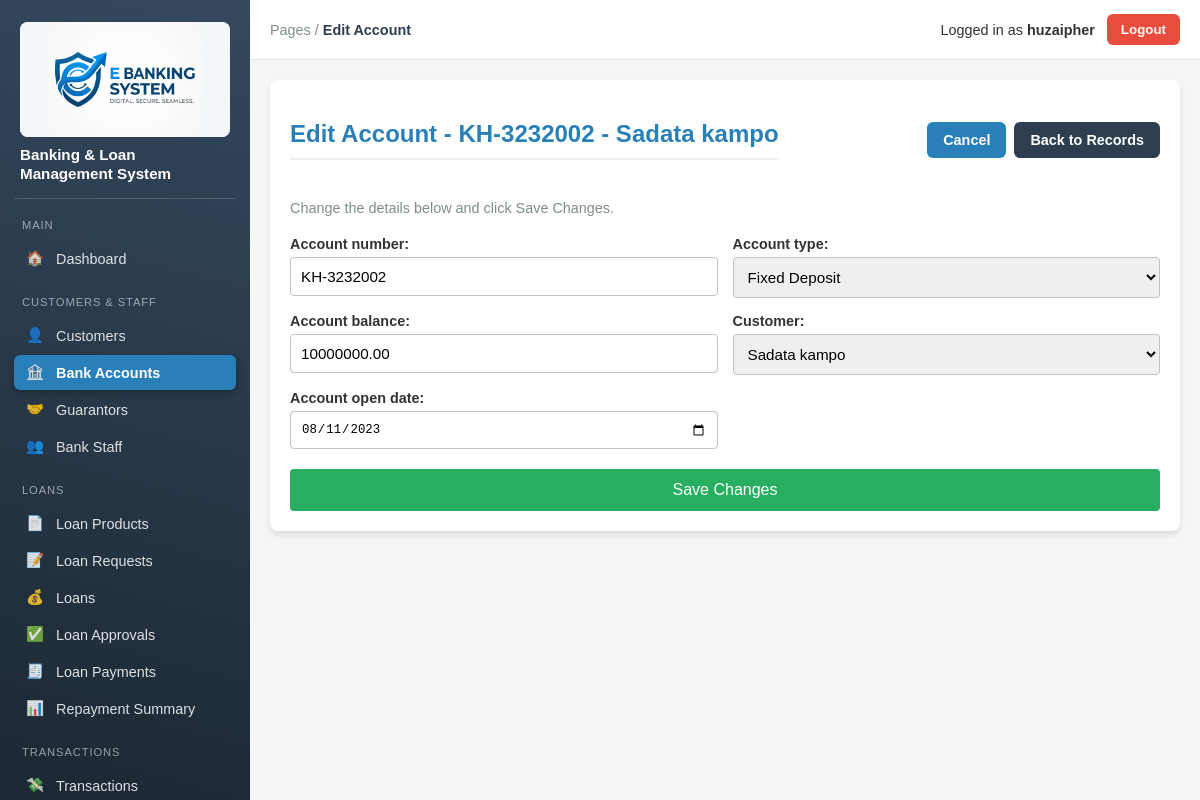
Page /accounts/2/edit/ (signed in) on the committed database.
### ebanking_app/models.py (models this page shows)
class Accounts(models.Model):
    account_number = models.CharField(max_length=10)
    account_type = models.CharField(
                            max_length=3,
                            choices=[
                                ('S', 'Savings'),
                                ('C', 'Current'),
                                ('FD', 'Fixed Deposit'),
                            ]
                        )
    account_balance = models.DecimalField(max_digits=10, decimal_places=2)
    customer = models.ForeignKey(Customer, on_delete=models.RESTRICT)
    account_open_date = models.DateField()
    def __str__(self):
        return f'{self.account_number} - {self.customer}'

class Customer(models.Model):
    first_name = models.CharField(max_length=20)
    last_name = models.CharField(max_length=20)
    registration_date = models.DateField()
    phone_number = models.CharField(max_length=10)
    gender = models.CharField(
                        max_length=2,
                        choices=[
                            ('M', 'Male'),
                            ('F', 'Female'),
                                 ]
                            )
    date_of_birth = models.DateField()
    marital_status = models.CharField(max_length=2,
                            choices=[
                                ('S', 'Single'),
                                ('M', 'Married'),
                                ('D', 'Divorced'),
                                ('W', 'Widowed'),
                            ]
                        )
    address = models.CharField(max_length=50)
    occupation = models.CharField(max_length=20)
    def __str__(self):
        return f'{self.first_name} {self.last_name}'

### ebanking_app/views.py (the view)
# urls.py: path('<str:record_type>/<int:record_id>/edit/', edit_record_view, name='edit_record_page'),
@login_required
def edit_record_view(request, record_type, record_id):
    settings = get_record_type(record_type)
    form_class = settings['form']
    record = get_object_or_404(form_class._meta.model, id=record_id)
    popup = bool(request.GET.get('popup'))
    if request.method == 'POST':
        form = form_class(request.POST, instance=record)
        if form.is_valid():
            form.save()
            messages.success(request, f"{settings['label']} updated successfully.")
            if popup:
                return redirect('record_list_page', record_type=record_type)
            return redirect('record_detail_page', record_type=record_type, record_id=record.id)
        if not popup:
            messages.error(request, 'Please correct the errors below.')
    else:
        form = form_class(instance=record)
    context = {
        'form': form,
        'record': record,
        'record_type': record_type,
        'label': settings['label'],
    }
    if popup:
        return render(request, 'popup_edit.html', context)
    return render(request, 'edit_record.html', context)

### ebanking_app/form.py
class AccountsForm(ModelForm):
    class Meta:
        model = Accounts
        fields = '__all__'
        widgets = {'account_open_date': DateInput()}

### ebanking_app/views.py (called while the page is built)
def get_record_type(record_type):
    if record_type not in RECORD_TYPES:
        raise Http404('This type of record does not exist.')
    return RECORD_TYPES[record_type]

### ebanking_app/templates/edit_record.html (shortened to what this page needs)
{% extends 'base.html' %}
{% block breadcrumb %}Edit {{ label }}{% endblock breadcrumb %}
{% block content %}
    <div class="container">
        <div class="top-bar">
            <h2>Edit {{ label }} - {{ record }}</h2>
            <div class="top-actions">
                <a href="{% url 'record_detail_page' record_type record.id %}" class="return-btn records-btn">Cancel</a>
                <a href="{% url 'record_list_page' record_type %}" class="return-btn">Back to Records</a>
            </div>
        </div>
        <p>Change the details below and click Save Changes.</p>
        <form method="POST">
            {% include 'includes/form_fields.html' %}
            <button type="submit" class="submit-btn">Save Changes</button>
        </form>
    </div>
{% endblock content %}

### ebanking_app/templates/base.html (shortened to what this page needs)
{% load static %}
<!DOCTYPE html>
<html lang="en">
<head>
    <link rel="stylesheet" href="{% static 'css/style.css' %}">
    <link rel="stylesheet" href="{% static 'css/dashboard.css' %}">
</head>
<body class="{% if user.is_authenticated %}with-sidebar{% endif %}">
    {% if user.is_authenticated %}
    {% with page=request.resolver_match.url_name type=request.resolver_match.kwargs.record_type %}
    <aside class="sidenav" id="sidenav">
        <a href="{% url 'home_page' %}" class="sidenav-brand">
            <img src="{% static 'images/e_banking_logo.jpeg' %}" alt="eBanking logo">
            <span>Banking &amp; Loan Management System</span>
        </a>
        <p class="sidenav-heading">Main</p>
        <ul>
            <li><a href="{% url 'home_page' %}" class="nav-link {% if page == 'home_page' %}active{% endif %}"><span class="nav-icon">🏠</span>Dashboard</a></li>
        </ul>
        <p class="sidenav-heading">Customers &amp; Staff</p>
        <ul>
            <li><a href="{% url 'customer_page' %}" class="nav-link {% if page == 'customer_page' or type == 'customer' %}active{% endif %}"><span class="nav-icon">👤</span>Customers</a></li>
            <li><a href="{% url 'accounts_page' %}" class="nav-link {% if page == 'accounts_page' or type == 'accounts' %}active{% endif %}"><span class="nav-icon">🏦</span>Bank Accounts</a></li>
            <li><a href="{% url 'guarantor_page' %}" class="nav-link {% if page == 'guarantor_page' or type == 'guarantor' %}active{% endif %}"><span class="nav-icon">🤝</span>Guarantors</a></li>
            <li><a href="{% url 'bank_staff_page' %}" class="nav-link {% if page == 'bank_staff_page' or type == 'bankstaff' %}active{% endif %}"><span class="nav-icon">👥</span>Bank Staff</a></li>
        </ul>
        <p class="sidenav-heading">Loans</p>
        <ul>
            <li><a href="{% url 'loan_product_page' %}" class="nav-link {% if page == 'loan_product_page' or type == 'loanproduct' %}active{% endif %}"><span class="nav-icon">📄</span>Loan Products</a></li>
            <li><a href="{% url 'loan_request_page' %}" class="nav-link {% if page == 'loan_request_page' or type == 'loanrequest' %}active{% endif %}"><span class="nav-icon">📝</span>Loan Requests</a></li>
            <li><a href="{% url 'loan_view_page' %}" class="nav-link {% if page == 'loan_view_page' or type == 'loans' %}active{% endif %}"><span class="nav-icon">💰</span>Loans</a></li>
            <li><a href="{% url 'loan_approvals_page' %}" class="nav-link {% if page == 'loan_approvals_page' or type == 'loanapprovals' %}active{% endif %}"><span class="nav-icon">✅</span>Loan Approvals</a></li>
            <li><a href="{% url 'loan_payment_page' %}" class="nav-link {% if page == 'loan_payment_page' or type == 'loanpayment' %}active{% endif %}"><span class="nav-icon">🧾</span>Loan Payments</a></li>
            <li><a href="{% url 'loan_repayment_summary_page' %}" class="nav-link {% if page == 'loan_repayment_summary_page' %}active{% endif %}"><span class="nav-icon">📊</span>Repayment Summary</a></li>
        </ul>
        <p class="sidenav-heading">Transactions</p>
        <ul>
            <li><a href="{% url 'transactions_page' %}" class="nav-link {% if page == 'transactions_page' or type == 'transactions' %}active{% endif %}"><span class="nav-icon">💸</span>Transactions</a></li>
        </ul>
    </aside>
    {% endwith %}
    {% endif %}
    <div class="main">
        {% if user.is_authenticated %}
        <header class="topbar">
            <div class="topbar-left">
                <div class="breadcrumb">
                    Pages / <strong>{% block breadcrumb %}Dashboard{% endblock breadcrumb %}</strong>
                </div>
            </div>
            <div class="topbar-right">
                <span>Logged in as <strong>{{ user.username }}</strong></span>
                <form method="POST" action="{% url 'logout_page' %}">
                    <button type="submit" class="logout-btn">Logout</button>
                </form>
            </div>
        </header>
        {% endif %}
        <div class="page">
            {% block content %}
            {% endblock content %}
        </div>
    </div>
</body>
</html>

### ebanking_app/templates/includes/form_fields.html (shortened to what this page needs)
<div class="grid{% if single_column %} single{% endif %}">
    {% for field in form %}
    <div class="form-group">
        {{ field.label_tag }}
        {{ field }}
    </div>
    {% endfor %}
</div>

### static/css/style.css (style rules this page uses)
body { font-family: Arial, sans-serif; background-color: #f4f7f6; color: #333; margin: 0; }
.logout-btn { background-color: #e74c3c; color: white; border: none; padding: 8px 14px; border-radius: 6px; font-weight: bold; cursor: pointer; }
.page { padding: 20px; }
.container { max-width: 1000px; margin: 0 auto; background: #fff; padding: 20px; border-radius: 8px; box-shadow: 0 4px 6px rgba(0,0,0,0.1); }
h2 { color: #2980b9; border-bottom: 2px solid #ecf0f1; padding-bottom: 10px; }
.container > p { color: #7f8c8d; margin-bottom: 20px; font-size: 0.9em; }
.top-bar { display: flex; flex-wrap: wrap; gap: 10px; justify-content: space-between; align-items: center; margin-bottom: 20px; }
.return-btn { display: inline-block; background-color: #2c3e50; color: white; text-decoration: none; padding: 10px 16px; border-radius: 6px; font-weight: bold; font-size: 0.9em; }
.top-actions { display: flex; flex-wrap: wrap; gap: 8px; }
.records-btn { background-color: #2980b9; }
.grid { display: grid; grid-template-columns: 1fr 1fr; gap: 15px; }
.form-group { display: flex; flex-direction: column; }
.form-group label { font-weight: bold; margin-bottom: 5px; font-size: 0.9em; }
.form-group input, .form-group select, .form-group textarea { padding: 10px; border: 1px solid #bdc3c7; border-radius: 4px; font-size: 0.95em; }
.submit-btn { background-color: #27ae60; color: white; border: none; padding: 12px 20px; border-radius: 4px; cursor: pointer; margin-top: 20px; width: 100%; font-size: 1em; }

### static/css/dashboard.css (style rules this page uses)
:root { --sidebar-width: 250px; }
.with-sidebar .main { margin-left: var(--sidebar-width); min-height: 100vh; }
.sidenav { position: fixed; top: 0; bottom: 0; left: 0; z-index: 20; width: var(--sidebar-width); box-sizing: border-box; background: linear-gradient(195deg, #34495e, #1c2833); color: #fff; padding: 18px 14px; overflow-y: auto; display: flex; flex-direction: column; gap: 6px; }
.sidenav-brand { display: flex; flex-direction: column; gap: 8px; color: #fff; text-decoration: none; padding: 4px 6px 14px; border-bottom: 1px solid rgba(255,255,255,0.15); }
.sidenav-brand img { width: 100%; height: auto; border-radius: 8px; background: #fff; }
.sidenav-brand span { font-weight: bold; font-size: 0.95em; line-height: 1.3; }
.sidenav-heading { margin: 14px 8px 4px; font-size: 0.7em; letter-spacing: 0.08em; text-transform: uppercase; color: rgba(255,255,255,0.55); }
.sidenav ul { list-style: none; margin: 0; padding: 0; display: flex; flex-direction: column; gap: 2px; }
.nav-link { display: flex; align-items: center; gap: 10px; padding: 9px 10px; border-radius: 6px; color: rgba(255,255,255,0.85); text-decoration: none; font-size: 0.9em; }
.nav-link.active { background: #2980b9; color: #fff; font-weight: bold; box-shadow: 0 3px 8px rgba(0,0,0,0.25); }
.nav-icon { width: 22px; text-align: center; }
.topbar { display: flex; flex-wrap: wrap; gap: 10px; justify-content: space-between; align-items: center; padding: 14px 20px; background: #fff; border-bottom: 1px solid #dfe6e9; }
.topbar-left { display: flex; align-items: center; gap: 12px; }
.breadcrumb { font-size: 0.9em; color: #7f8c8d; }
.breadcrumb strong { color: #2c3e50; }
.topbar-right { display: flex; align-items: center; gap: 12px; font-size: 0.9em; }
.topbar-right form { margin: 0; }

### rows in the picture
Accounts: account_number+customer "KH-3232002 - Sadata kampo", form "KH-3232002" "Fixed Deposit" "10000000.00" "Sadata kampo" "08/11/2023"

### other values in the picture
{{ label }} "Account"
{{ user.username }} "huzaipher"
{{ field.label_tag }} "Account number:" "Account type:" "Account balance:" "Customer:" "Account open date:"
